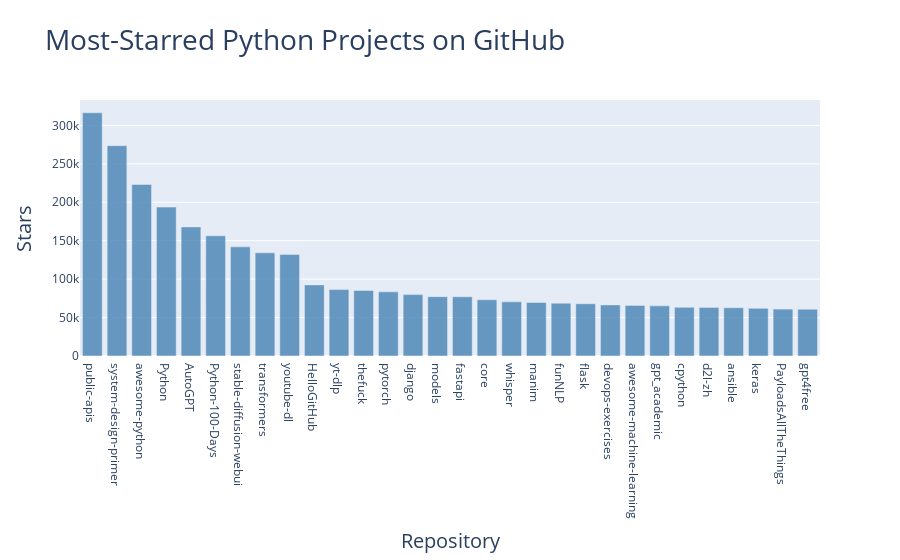

Write notebook code for a chart like this one.
### Code cell
# visual 
import requests
import plotly.express as px


# Make an API call and check the response.
url = "https://api.github.com/search/repositories"
url += "?q=language:python+sort:stars+stars:>10000"

headers = {"Accept": "application/vnd.github.v3+json"}
r = requests.get(url, headers=headers)
print(f"Status code: {r.status_code}")

# Process overall results.
response_dict = r.json()
print(f"Complete results: {not response_dict['incomplete_results']}")

# Process repository information.
repo_dicts = response_dict['items']
repo_links, stars, hover_texts = [], [], []
for repo_dict in repo_dicts:
    # Turn repo names into active links.
    repo_name = repo_dict['name']
    repo_url = repo_dict['html_url']
    repo_link = f"<a href='{repo_url}'>{repo_name}</a>"
    repo_links.append(repo_link)

    stars.append(repo_dict['stargazers_count'])

    # Build hover texts.
    owner = repo_dict['owner']['login']
    description = repo_dict['description']
    hover_text = f"{owner}<br />{description}"
    hover_texts.append(hover_text)

# Make visualization.
title = "Most-Starred Python Projects on GitHub"
labels = {'x': 'Repository', 'y': 'Stars'}
fig = px.bar(x=repo_links, y=stars, title=title, labels=labels,
        hover_name=hover_texts)

fig.update_layout(title_font_size=28, xaxis_title_font_size=20,
        yaxis_title_font_size=20)

fig.update_traces(marker_color='SteelBlue', marker_opacity=0.8)

fig.show()

### Figure 1 — Plotly figure (JSON) as saved in the notebook; plotly's stock layout.template omitted (floating-point values rounded to 4 significant figures)
{"data": [{"alignmentgroup": "True", "hovertemplate": "<b>%{hovertext}</b><br><br>Repository=%{x}<br>Stars=%{y}<extra></extra>", "hovertext": ["public-apis<br />A collective list of free APIs", "donnemartin<br />Learn how to design large-scale systems. Prep for the system design interview.  Includes Anki flashcards.", "vinta<br />An opinionated list of awesome Python frameworks, libraries, software and resources.", "TheAlgorithms<br />All Algorithms implemented in Python", "Significant-Gravitas<br />AutoGPT is the vision of accessible AI for everyone, to use and to build on. Our mission is to provide the tools, so that you can focus on what matters.", "jackfrued<br />Python - 100天从新手到大师", "AUTOMATIC1111<br />Stable Diffusion web UI", "huggingface<br />🤗 Transformers: State-of-the-art Machine Learning for Pytorch, TensorFlow, and JAX.", "ytdl-org<br />Command-line program to download videos from YouTube.com and other video sites", "521xueweihan<br />:octocat: 分享 GitHub 上有趣、入门级的开源项目。Share interesting, entry-level open source projects on GitHub.", "yt-dlp<br />A feature-rich command-line audio/video downloader", "nvbn<br />Magnificent app which corrects your previous console command.", "pytorch<br />Tensors and Dynamic neural networks in Python with strong GPU acceleration", "django<br />The Web framework for perfectionists with deadlines.", "tensorflow<br />Models and examples built with TensorFlow", "fastapi<br />FastAPI framework, high performance, easy to learn, fast to code, ready for production", "home-assistant<br />:house_with_garden: Open source home automation that puts local control and privacy first.", "openai<br />Robust Speech Recognition via Large-Scale Weak Supervision", "3b1b<br />Animation engine for explanatory math videos", "fighting41love<br />中英文敏感词、语言检测、中外手机/电话归属地/运营商查询、名字推断性别、手机号抽取、身份证抽取、邮箱抽取、中日文人名库、中文缩写库、拆字词典、词汇情感值、停用词、反动词表、暴恐词表、繁简体转换、英文模拟中文发音、汪峰歌词生成器、职业名称词库、同义词库、反义词库、否定词库、汽车品牌词库、汽车零件词库、连续英文切割、各种中文词向量、公司名字大全、古诗词库、IT词库、财经词库、成语词库、地名词库、历史名人词库、诗词词库、医学词库、饮食词库、法律词库、汽车词库、动物词库、中文聊天语料、中文谣言数据、百度中文问答数据集、句子相似度匹配算法集合、bert资源、文本生成&摘要相关工具、cocoNLP信息抽取工具、国内电话号码正则匹配、清华大学XLORE:中英文跨语言百科知识图谱、清华大学人工智能技术系列报告、自然语言生成、NLU太难了系列、自动对联数据及机器人、用户名黑名单列表、罪名法务名词及分类模型、微信公众号语料、cs224n深度学习自然语言处理课程、中文手写汉字识别、中文自然语言处理 语料/数据集、变量命名神器、分词语料库+代码、任务型对话英文数据集、ASR 语音数据集 + 基于深度学习的中文语音识别系统、笑声检测器、Microsoft多语言数字/单位/如日期时间识别包、中华新华字典数据库及api(包括常用歇后语、成语、词语和汉字)、文档图谱自动生成、SpaCy 中文模型、Common Voice语音识别数据集新版、神经网络关系抽取、基于bert的命名实体识别、关键词(Keyphrase)抽取包pke、基于医疗领域知识图谱的问答系统、基于依存句法与语义角色标注的事件三元组抽取、依存句法分析4万句高质量标注数据、cnocr：用来做中文OCR的Python3包、中文人物关系知识图谱项目、中文nlp竞赛项目及代码汇总、中文字符数据、speech-aligner: 从“人声语音”及其“语言文本”产生音素级别时间对齐标注的工具、AmpliGraph: 知识图谱表示学习(Python)库：知识图谱概念链接预测、Scattertext 文本可视化(python)、语言/知识表示工具：BERT & ERNIE、中文对比英文自然语言处理NLP的区别综述、Synonyms中文近义词工具包、HarvestText领域自适应文本挖掘工具（新词发现-情感分析-实体链接等）、word2word：(Python)方便易用的多语言词-词对集：62种语言/3,564个多语言对、语音识别语料生成工具：从具有音频/字幕的在线视频创建自动语音识别(ASR)语料库、构建医疗实体识别的模型（包含词典和语料标注）、单文档非监督的关键词抽取、Kashgari中使用gpt-2语言模型、开源的金融投资数据提取工具、文本自动摘要库TextTeaser: 仅支持英文、人民日报语料处理工具集、一些关于自然语言的基本模型、基于14W歌曲知识库的问答尝试--功能包括歌词接龙and已知歌词找歌曲以及歌曲歌手歌词三角关系的问答、基于Siamese bilstm模型的相似句子判定模型并提供训练数据集和测试数据集、用Transformer编解码模型实现的根据Hacker News文章标题自动生成评论、用BERT进行序列标记和文本分类的模板代码、LitBank：NLP数据集——支持自然语言处理和计算人文学科任务的100部带标记英文小说语料、百度开源的基准信息抽取系统、虚假新闻数据集、Facebook: LAMA语言模型分析，提供Transformer-XL/BERT/ELMo/GPT预训练语言模型的统一访问接口、CommonsenseQA：面向常识的英文QA挑战、中文知识图谱资料、数据及工具、各大公司内部里大牛分享的技术文档 PDF 或者 PPT、自然语言生成SQL语句（英文）、中文NLP数据增强（EDA）工具、英文NLP数据增强工具 、基于医药知识图谱的智能问答系统、京东商品知识图谱、基于mongodb存储的军事领域知识图谱问答项目、基于远监督的中文关系抽取、语音情感分析、中文ULMFiT-情感分析-文本分类-语料及模型、一个拍照做题程序、世界各国大规模人名库、一个利用有趣中文语料库 qingyun 训练出来的中文聊天机器人、中文聊天机器人seqGAN、省市区镇行政区划数据带拼音标注、教育行业新闻语料库包含自动文摘功能、开放了对话机器人-知识图谱-语义理解-自然语言处理工具及数据、中文知识图谱：基于百度百科中文页面-抽取三元组信息-构建中文知识图谱、masr: 中文语音识别-提供预训练模型-高识别率、Python音频数据增广库、中文全词覆盖BERT及两份阅读理解数据、ConvLab：开源多域端到端对话系统平台、中文自然语言处理数据集、基于最新版本rasa搭建的对话系统、基于TensorFlow和BERT的管道式实体及关系抽取、一个小型的证券知识图谱/知识库、复盘所有NLP比赛的TOP方案、OpenCLaP：多领域开源中文预训练语言模型仓库、UER：基于不同语料+编码器+目标任务的中文预训练模型仓库、中文自然语言处理向量合集、基于金融-司法领域(兼有闲聊性质)的聊天机器人、g2pC：基于上下文的汉语读音自动标记模块、Zincbase 知识图谱构建工具包、诗歌质量评价/细粒度情感诗歌语料库、快速转化「中文数字」和「阿拉伯数字」、百度知道问答语料库、基于知识图谱的问答系统、jieba_fast 加速版的jieba、正则表达式教程、中文阅读理解数据集、基于BERT等最新语言模型的抽取式摘要提取、Python利用深度学习进行文本摘要的综合指南、知识图谱深度学习相关资料整理、维基大规模平行文本语料、StanfordNLP 0.2.0：纯Python版自然语言处理包、NeuralNLP-NeuralClassifier：腾讯开源深度学习文本分类工具、端到端的封闭域对话系统、中文命名实体识别：NeuroNER vs. BertNER、新闻事件线索抽取、2019年百度的三元组抽取比赛：“科学空间队”源码、基于依存句法的开放域文本知识三元组抽取和知识库构建、中文的GPT2训练代码、ML-NLP - 机器学习(Machine Learning)NLP面试中常考到的知识点和代码实现、nlp4han:中文自然语言处理工具集(断句/分词/词性标注/组块/句法分析/语义分析/NER/N元语法/HMM/代词消解/情感分析/拼写检查、XLM：Facebook的跨语言预训练语言模型、用基于BERT的微调和特征提取方法来进行知识图谱百度百科人物词条属性抽取、中文自然语言处理相关的开放任务-数据集-当前最佳结果、CoupletAI - 基于CNN+Bi-LSTM+Attention 的自动对对联系统、抽象知识图谱、MiningZhiDaoQACorpus - 580万百度知道问答数据挖掘项目、brat rapid annotation tool: 序列标注工具、大规模中文知识图谱数据：1.4亿实体、数据增强在机器翻译及其他nlp任务中的应用及效果、allennlp阅读理解:支持多种数据和模型、PDF表格数据提取工具 、 Graphbrain：AI开源软件库和科研工具，目的是促进自动意义提取和文本理解以及知识的探索和推断、简历自动筛选系统、基于命名实体识别的简历自动摘要、中文语言理解测评基准，包括代表性的数据集&基准模型&语料库&排行榜、树洞 OCR 文字识别 、从包含表格的扫描图片中识别表格和文字、语声迁移、Python口语自然语言处理工具集(英文)、 similarity：相似度计算工具包，java编写、海量中文预训练ALBERT模型 、Transformers 2.0 、基于大规模音频数据集Audioset的音频增强 、Poplar：网页版自然语言标注工具、图片文字去除，可用于漫画翻译 、186种语言的数字叫法库、Amazon发布基于知识的人-人开放领域对话数据集 、中文文本纠错模块代码、繁简体转换 、 Python实现的多种文本可读性评价指标、类似于人名/地名/组织机构名的命名体识别数据集 、东南大学《知识图谱》研究生课程(资料)、. 英文拼写检查库 、 wwsearch是企业微信后台自研的全文检索引擎、CHAMELEON：深度学习新闻推荐系统元架构 、 8篇论文梳理BERT相关模型进展与反思、DocSearch：免费文档搜索引擎、 LIDA：轻量交互式对话标注工具 、aili - the fastest in-memory index in the East 东半球最快并发索引 、知识图谱车音工作项目、自然语言生成资源大全 、中日韩分词库mecab的Python接口库、中文文本摘要/关键词提取、汉字字符特征提取器 (featurizer)，提取汉字的特征（发音特征、字形特征）用做深度学习的特征、中文生成任务基准测评 、中文缩写数据集、中文任务基准测评 - 代表性的数据集-基准(预训练)模型-语料库-baseline-工具包-排行榜、PySS3：面向可解释AI的SS3文本分类器机器可视化工具 、中文NLP数据集列表、COPE - 格律诗编辑程序、doccano：基于网页的开源协同多语言文本标注工具 、PreNLP：自然语言预处理库、简单的简历解析器，用来从简历中提取关键信息、用于中文闲聊的GPT2模型：GPT2-chitchat、基于检索聊天机器人多轮响应选择相关资源列表(Leaderboards、Datasets、Papers)、(Colab)抽象文本摘要实现集锦(教程 、词语拼音数据、高效模糊搜索工具、NLP数据增广资源集、微软对话机器人框架 、 GitHub Typo Corpus：大规模GitHub多语言拼写错误/语法错误数据集、TextCluster：短文本聚类预处理模块 Short text cluster、面向语音识别的中文文本规范化、BLINK：最先进的实体链接库、BertPunc：基于BERT的最先进标点修复模型、Tokenizer：快速、可定制的文本词条化库、中文语言理解测评基准，包括代表性的数据集、基准(预训练)模型、语料库、排行榜、spaCy 医学文本挖掘与信息提取 、 NLP任务示例项目代码集、 python拼写检查库、chatbot-list - 行业内关于智能客服、聊天机器人的应用和架构、算法分享和介绍、语音质量评价指标(MOSNet, BSSEval, STOI, PESQ, SRMR)、 用138GB语料训练的法文RoBERTa预训练语言模型 、BERT-NER-Pytorch：三种不同模式的BERT中文NER实验、无道词典 - 有道词典的命令行版本，支持英汉互查和在线查询、2019年NLP亮点回顾、 Chinese medical dialogue data 中文医疗对话数据集 、最好的汉字数字(中文数字)-阿拉伯数字转换工具、 基于百科知识库的中文词语多词义/义项获取与特定句子词语语义消歧、awesome-nlp-sentiment-analysis - 情感分析、情绪原因识别、评价对象和评价词抽取、LineFlow：面向所有深度学习框架的NLP数据高效加载器、中文医学NLP公开资源整理 、MedQuAD：(英文)医学问答数据集、将自然语言数字串解析转换为整数和浮点数、Transfer Learning in Natural Language Processing (NLP) 、面向语音识别的中文/英文发音辞典、Tokenizers：注重性能与多功能性的最先进分词器、CLUENER 细粒度命名实体识别 Fine Grained Named Entity Recognition、 基于BERT的中文命名实体识别、中文谣言数据库、NLP数据集/基准任务大列表、nlp相关的一些论文及代码, 包括主题模型、词向量(Word Embedding)、命名实体识别(NER)、文本分类(Text Classificatin)、文本生成(Text Generation)、文本相似性(Text Similarity)计算等，涉及到各种与nlp相关的算法，基于keras和tensorflow 、Python文本挖掘/NLP实战示例、 Blackstone：面向非结构化法律文本的spaCy pipeline和NLP模型通过同义词替换实现文本“变脸” 、中文 预训练 ELECTREA 模型: 基于对抗学习 pretrain Chinese Model 、albert-chinese-ner - 用预训练语言模型ALBERT做中文NER 、基于GPT2的特定主题文本生成/文本增广、开源预训练语言模型合集、多语言句向量包、编码、标记和实现：一种可控高效的文本生成方法、 英文脏话大列表 、attnvis：GPT2、BERT等transformer语言模型注意力交互可视化、CoVoST：Facebook发布的多语种语音-文本翻译语料库，包括11种语言(法语、德语、荷兰语、俄语、西班牙语、意大利语、土耳其语、波斯语、瑞典语、蒙古语和中文)的语音、文字转录及英文译文、Jiagu自然语言处理工具 - 以BiLSTM等模型为基础，提供知识图谱关系抽取 中文分词 词性标注 命名实体识别 情感分析 新词发现 关键词 文本摘要 文本聚类等功能、用unet实现对文档表格的自动检测，表格重建、NLP事件提取文献资源列表 、 金融领域自然语言处理研究资源大列表、CLUEDatasetSearch - 中英文NLP数据集：搜索所有中文NLP数据集，附常用英文NLP数据集 、medical_NER - 中文医学知识图谱命名实体识别 、(哈佛)讲因果推理的免费书、知识图谱相关学习资料/数据集/工具资源大列表、Forte：灵活强大的自然语言处理pipeline工具集 、Python字符串相似性算法库、PyLaia：面向手写文档分析的深度学习工具包、TextFooler：针对文本分类/推理的对抗文本生成模块、Haystack：灵活、强大的可扩展问答(QA)框架、中文关键短语抽取工具", "pallets<br />The Python micro framework for building web applications.", "bregman-arie<br />Linux, Jenkins, AWS, SRE, Prometheus, Docker, Python, Ansible, Git, Kubernetes, Terraform, OpenStack, SQL, NoSQL, Azure, GCP, DNS, Elastic, Network, Virtualization. DevOps Interview Questions", "josephmisiti<br />A curated list of awesome Machine Learning frameworks, libraries and software.", "binary-husky<br />为GPT/GLM等LLM大语言模型提供实用化交互接口，特别优化论文阅读/润色/写作体验，模块化设计，支持自定义快捷按钮&函数插件，支持Python和C++等项目剖析&自译解功能，PDF/LaTex论文翻译&总结功能，支持并行问询多种LLM模型，支持chatglm3等本地模型。接入通义千问, deepseekcoder, 讯飞星火, 文心一言, llama2, rwkv, claude2, moss等。", "python<br />The Python programming language", "d2l-ai<br />《动手学深度学习》：面向中文读者、能运行、可讨论。中英文版被70多个国家的500多所大学用于教学。", "ansible<br />Ansible is a radically simple IT automation platform that makes your applications and systems easier to deploy and maintain. Automate everything from code deployment to network configuration to cloud management, in a language that approaches plain English, using SSH, with no agents to install on remote systems. https://docs.ansible.com.", "keras-team<br />Deep Learning for humans", "swisskyrepo<br />A list of useful payloads and bypass for Web Application Security and Pentest/CTF", "xtekky<br />The official gpt4free repository | various collection of powerful language models"], "legendgroup": "", "marker": {"color": "SteelBlue", "opacity": 0.8, "pattern": {"shape": ""}}, "name": "", "offsetgroup": "", "orientation": "v", "showlegend": false, "textposition": "auto", "type": "bar", "x": ["<a href='https://github.com/public-apis/public-apis'>public-apis</a>", "<a href='https://github.com/donnemartin/system-design-primer'>system-design-primer</a>", "<a href='https://github.com/vinta/awesome-python'>awesome-python</a>", "<a href='https://github.com/TheAlgorithms/Python'>Python</a>", "<a href='https://github.com/Significant-Gravitas/AutoGPT'>AutoGPT</a>", "<a href='https://github.com/jackfrued/Python-100-Days'>Python-100-Days</a>", "<a href='https://github.com/AUTOMATIC1111/stable-diffusion-webui'>stable-diffusion-webui</a>", "<a href='https://github.com/huggingface/transformers'>transformers</a>", "<a href='https://github.com/ytdl-org/youtube-dl'>youtube-dl</a>", "<a href='https://github.com/521xueweihan/HelloGitHub'>HelloGitHub</a>", "<a href='https://github.com/yt-dlp/yt-dlp'>yt-dlp</a>", "<a href='https://github.com/nvbn/thefuck'>thefuck</a>", "<a href='https://github.com/pytorch/pytorch'>pytorch</a>", "<a href='https://github.com/django/django'>django</a>", "<a href='https://github.com/tensorflow/models'>models</a>", "<a href='https://github.com/fastapi/fastapi'>fastapi</a>", "<a href='https://github.com/home-assistant/core'>core</a>", "<a href='https://github.com/openai/whisper'>whisper</a>", "<a href='https://github.com/3b1b/manim'>manim</a>", "<a href='https://github.com/fighting41love/funNLP'>funNLP</a>", "<a href='https://github.com/pallets/flask'>flask</a>", "<a href='https://github.com/bregman-arie/devops-exercises'>devops-exercises</a>", "<a href='https://github.com/josephmisiti/awesome-machine-learning'>awesome-machine-learning</a>", "<a href='https://github.com/binary-husky/gpt_academic'>gpt_academic</a>", "<a href='https://github.com/python/cpython'>cpython</a>", "<a href='https://github.com/d2l-ai/d2l-zh'>d2l-zh</a>", "<a href='https://github.com/ansible/ansible'>ansible</a>", "<a href='https://github.com/keras-team/keras'>keras</a>", "<a href='https://github.com/swisskyrepo/PayloadsAllTheThings'>PayloadsAllTheThings</a>", "<a href='https://github.com/xtekky/gpt4free'>gpt4free</a>"], "xaxis": "x", "y": [316415, 273708, 223159, 193711, 167933, 156357, 141997, 134220, 132126, 92511, 86396, 85239, 83443, 79857, 77156, 77045, 73170, 70466, 69602, 68738, 67970, 66465, 65800, 65242, 63283, 63144, 62748, 61965, 61036, 60854], "yaxis": "y"}], "layout": {"barmode": "relative", "legend": {"tracegroupgap": 0}, "title": {"font": {"size": 28}, "text": "Most-Starred Python Projects on GitHub"}, "xaxis": {"anchor": "y", "domain": [0, 1], "title": {"font": {"size": 20}, "text": "Repository"}}, "yaxis": {"anchor": "x", "domain": [0, 1], "title": {"font": {"size": 20}, "text": "Stars"}}}}
